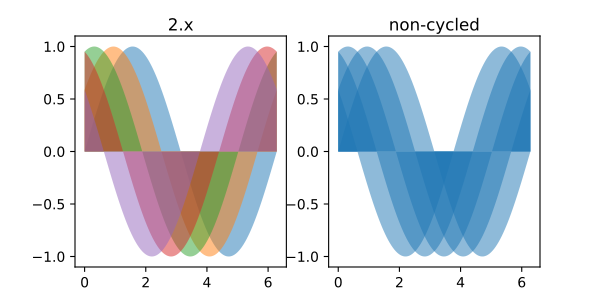

Python code for this plot:
import matplotlib.pyplot as plt
import numpy as np

fig, (ax1, ax2) = plt.subplots(1, 2, figsize=(6, 3))
th = np.linspace(0, 2*np.pi, 128)
N = 5

def demo(ax, extra_kwargs, title):
    ax.set_title(title)
    return [ax.fill_between(th, np.sin((j / N) * np.pi + th), alpha=.5, **extra_kwargs)
            for j in range(N)]

demo(ax1, {}, '2.x')
demo(ax2, {'facecolor': 'C0'}, 'non-cycled')
